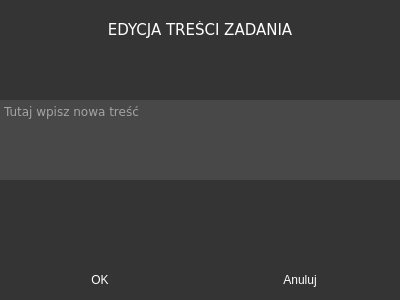
<?xml version="1.0" encoding="UTF-8"?>
<ui version="4.0">
 <class>Edit_text</class>
 <widget class="QDialog" name="Edit_text">
  <property name="geometry">
   <rect>
    <x>0</x>
    <y>0</y>
    <width>400</width>
    <height>300</height>
   </rect>
  </property>
  <property name="windowTitle">
   <string>Dialog</string>
  </property>
  <property name="styleSheet">
   <string notr="true">QDialog
{
	background-color:rgb(52, 52, 52);
	color:white;
}

QTextEdit
 { 
	subcontrol-origin: border;
	subcontrol-position: top right; 
	background-color:rgb(72,72, 72);
	border:none;
	color:white;
}

QPushButton
{
	background-color:rgb(52, 52, 52);
	border-radius:2;
	color:white;
}

QPushButton:hover
{
	background-color:rgb(72,72, 72);
}

QLabel
{
	color:white;
}</string>
  </property>
  <layout class="QVBoxLayout" name="verticalLayout_2">
   <property name="spacing">
    <number>0</number>
   </property>
   <property name="leftMargin">
    <number>0</number>
   </property>
   <property name="topMargin">
    <number>21</number>
   </property>
   <property name="rightMargin">
    <number>0</number>
   </property>
   <property name="bottomMargin">
    <number>0</number>
   </property>
   <item>
    <layout class="QVBoxLayout" name="verticalLayout">
     <property name="spacing">
      <number>0</number>
     </property>
     <item>
      <widget class="QLabel" name="title_label">
       <property name="font">
        <font>
         <family>Verdana</family>
         <pointsize>11</pointsize>
        </font>
       </property>
       <property name="text">
        <string>EDYCJA TREŚCI ZADANIA</string>
       </property>
       <property name="alignment">
        <set>Qt::AlignCenter</set>
       </property>
      </widget>
     </item>
     <item>
      <spacer name="verticalSpacer_2">
       <property name="orientation">
        <enum>Qt::Vertical</enum>
       </property>
       <property name="sizeHint" stdset="0">
        <size>
         <width>20</width>
         <height>40</height>
        </size>
       </property>
      </spacer>
     </item>
     <item>
      <layout class="QHBoxLayout" name="horizontalLayout_4">
       <property name="topMargin">
        <number>0</number>
       </property>
       <item>
        <widget class="QTextEdit" name="textEdit">
         <property name="maximumSize">
          <size>
           <width>16777215</width>
           <height>80</height>
          </size>
         </property>
         <property name="font">
          <font>
           <family>Verdana</family>
           <pointsize>9</pointsize>
          </font>
         </property>
         <property name="placeholderText">
          <string>Tutaj wpisz nowa treść</string>
         </property>
        </widget>
       </item>
      </layout>
     </item>
     <item>
      <spacer name="verticalSpacer">
       <property name="orientation">
        <enum>Qt::Vertical</enum>
       </property>
       <property name="sizeHint" stdset="0">
        <size>
         <width>20</width>
         <height>40</height>
        </size>
       </property>
      </spacer>
     </item>
     <item>
      <layout class="QHBoxLayout" name="horizontalLayout_2">
       <property name="spacing">
        <number>0</number>
       </property>
       <property name="topMargin">
        <number>20</number>
       </property>
       <item>
        <widget class="QPushButton" name="ok_button">
         <property name="minimumSize">
          <size>
           <width>0</width>
           <height>40</height>
          </size>
         </property>
         <property name="text">
          <string>OK</string>
         </property>
        </widget>
       </item>
       <item>
        <widget class="QPushButton" name="cancel_button">
         <property name="minimumSize">
          <size>
           <width>0</width>
           <height>40</height>
          </size>
         </property>
         <property name="text">
          <string>Anuluj</string>
         </property>
        </widget>
       </item>
      </layout>
     </item>
    </layout>
   </item>
  </layout>
 </widget>
 <resources/>
 <connections/>
</ui>
